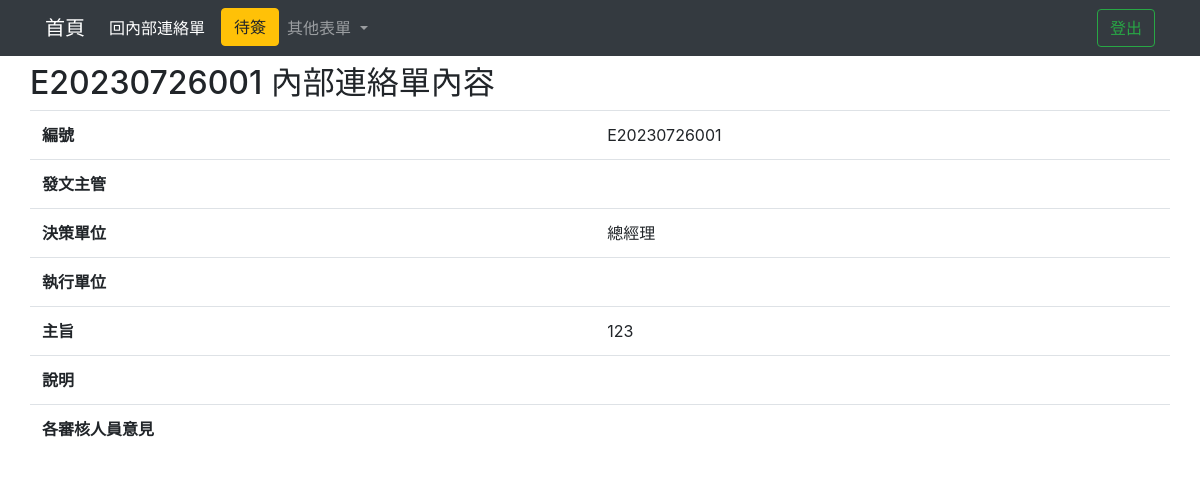
The page /contactView/E20230726001/ on the database as committed earlier.
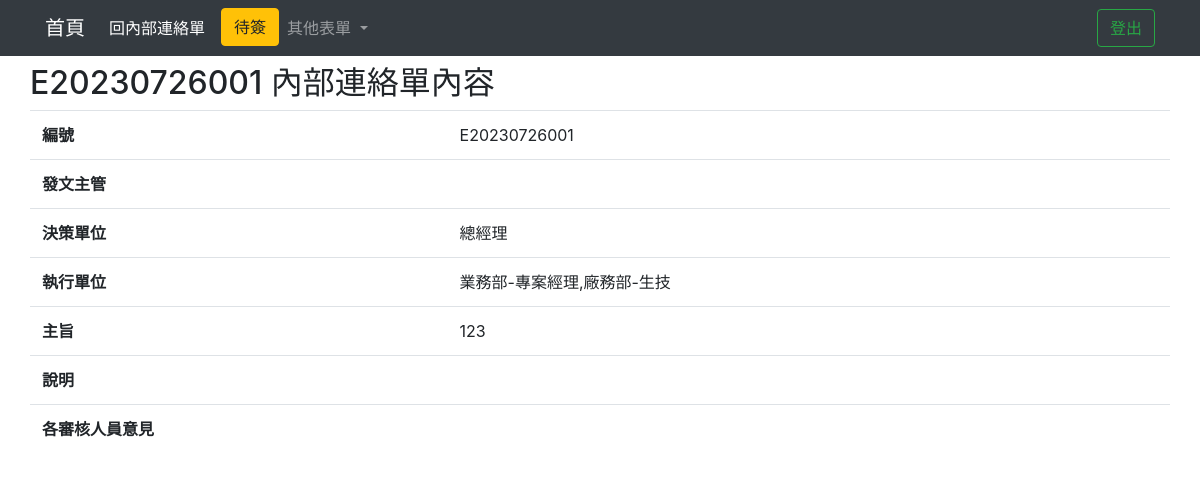
The same page on the database as committed later.
### testapp/models.py (models this page shows)
class Contact (models.Model):
    cNumber = models.CharField(max_length=50, default='', null=False)#編號
    cAutherManager = models.CharField(max_length=20,blank=True)#發文主管
    cDecisionDep = models.CharField(max_length=50,null=False)#決策單位
    cImplementDep = models.CharField(max_length=50)#執行單位
    cSubject = models.TextField(null=False)#主旨
    cDiscription = models.TextField(blank=True)#說明
    cOption = models.TextField(blank=True)#各審核人員意見
    home = models.OneToOneField(Home, on_delete=models.CASCADE,default='')

### testapp/views.py (the view)
# urls.py: path('contactView/<str:cNumber>/',contactView),
def contactView(request,cNumber=None):
    if request.user.is_authenticated:
        username=request.user.username
        authenticate=request.user.is_staff
        firstname = request.user.first_name
    home = Home.objects.get(cNumber=cNumber)
    contact = Contact.objects.get(cNumber=cNumber)
    return render(request, "contactView.html",locals())

### templates/contactView.html (shortened to what this page needs)
<!DOCTYPE html>
<html lang="en">
<head>
    <link rel="stylesheet" href="https://cdn.jsdelivr.net/npm/bootstrap@4.6.2/dist/css/bootstrap.min.css">
    {% load static %}
</head>
<body>
    <nav class="navbar navbar-expand-lg navbar-dark bg-dark">
      <div class="container">
        <a class="navbar-brand" href="/homeIndex/">首頁</a>
        <div class="collapse navbar-collapse" id="navbarSupportedContent">
          <ul class="navbar-nav mr-auto">
            <li class="nav-item active">
                <a class="nav-link" href="/contactallIndex/">回內部連絡單 <span class="sr-only">(current)</span></a>
            </li>
            <ul class="navbar-nav ml-2">
              <li class="nav-item">
                <button class="btn btn-warning my-2 my-sm-0" id="{{firstname}}" onclick="perosonIndex(event)">待簽</button>
              </li>
            </ul>
            <li class="nav-item dropdown">
              <a class="nav-link dropdown-toggle" href="#" role="button" data-toggle="dropdown" aria-expanded="false">
                其他表單
              </a>
            </li>
          </ul>
          <ul class="navbar-nav ml-2">
            <li class="nav-item active">
              <a class="nav-link disabled" style="color: green;">{{firstname}} <span class="sr-only">(current)</span></a>
            </li>
          </ul>
          <ul class="navbar-nav ml-2">
            <li class="nav-item">
              <button class="btn btn-outline-success my-2 my-sm-0" onclick="Logout(event)">登出</button>
            </li>
          </ul>
        </div>
      </div>
    </nav>
    <div class="container">
      <div class="row">
        <h2 class="mt-2">{{home.cNumber}} 內部連絡單內容</h2>
      </div>
    </div>
    <form action="." method="POST" name="form1">
        <div class="container">
            <div class="row">
                <table class="table">
                    <tr>
                        <th>編號</th>
                        <td>{{contact.cNumber}}</td>
                      </tr>
                    <tr>
                        <th>發文主管</th>
                        <td>{{contact.cAutherManager}}</td>
                    </tr>
                    <tr>
                        <th>決策單位</th>
                        <td>{{contact.cDecisionDep}}</td>
                    </tr>
                    <tr>
                        <th>執行單位</th>
                        <td>{{contact.cImplementDep}}</td>
                    </tr>
                    <tr>
                        <th>主旨</th>
                        <td>{{contact.cSubject}}</td>
                    </tr>
                    <tr>
                        <th>說明</th>
                        <td>{{contact.cDiscription}}</td>
                    </tr>
                    <tr>
                        <th>各審核人員意見</th>
                        <td>{{contact.cOption}}</td>
                    </tr>
                </table>
            </div>
        </div>
    </form>
</body>
</html>

Rows that differ between the two databases and show on the page:
changed Contact "總經理": cImplementDep (not shown) → "業務部-專案經理,廠務部-生技"
